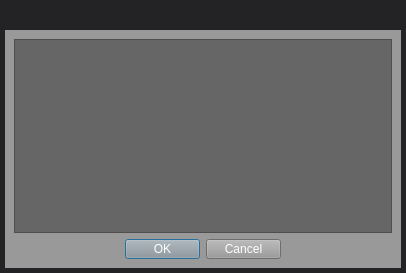
<?xml version="1.0" encoding="UTF-8"?>
<ui version="4.0">
 <class>VideoListUI</class>
 <widget class="QDialog" name="VideoListUI">
  <property name="geometry">
   <rect>
    <x>0</x>
    <y>0</y>
    <width>406</width>
    <height>273</height>
   </rect>
  </property>
  <property name="windowTitle">
   <string>ButelLive</string>
  </property>
  <property name="styleSheet">
   <string notr="true">background-color: rgba(35, 35, 37,255);
border-image: url(:/images/xxx_bg.png);</string>
  </property>
  <layout class="QGridLayout" name="gridLayout_2">
   <property name="leftMargin">
    <number>5</number>
   </property>
   <property name="topMargin">
    <number>0</number>
   </property>
   <property name="rightMargin">
    <number>5</number>
   </property>
   <property name="bottomMargin">
    <number>5</number>
   </property>
   <property name="spacing">
    <number>0</number>
   </property>
   <item row="1" column="0">
    <widget class="QWidget" name="widget" native="true">
     <property name="styleSheet">
      <string notr="true">background-color: rgb(153, 153, 153);</string>
     </property>
     <layout class="QGridLayout" name="gridLayout">
      <item row="0" column="0">
       <widget class="QListWidget" name="m_pLWPlayList">
        <property name="focusPolicy">
         <enum>Qt::NoFocus</enum>
        </property>
        <property name="styleSheet">
         <string notr="true">background-color: rgb(102, 102, 102);
color: rgb(255, 255, 255);</string>
        </property>
       </widget>
      </item>
      <item row="1" column="0">
       <layout class="QHBoxLayout" name="horizontalLayout">
        <item>
         <spacer name="horizontalSpacer">
          <property name="orientation">
           <enum>Qt::Horizontal</enum>
          </property>
          <property name="sizeHint" stdset="0">
           <size>
            <width>40</width>
            <height>20</height>
           </size>
          </property>
         </spacer>
        </item>
        <item>
         <widget class="QPushButton" name="m_pBtnOk">
          <property name="minimumSize">
           <size>
            <width>75</width>
            <height>20</height>
           </size>
          </property>
          <property name="maximumSize">
           <size>
            <width>75</width>
            <height>20</height>
           </size>
          </property>
          <property name="styleSheet">
           <string notr="true">color: rgb(255, 255, 255);
border-image: url(:/images/btn_back.png);</string>
          </property>
          <property name="text">
           <string>OK</string>
          </property>
         </widget>
        </item>
        <item>
         <widget class="QPushButton" name="m_pBtnCancel">
          <property name="minimumSize">
           <size>
            <width>75</width>
            <height>20</height>
           </size>
          </property>
          <property name="maximumSize">
           <size>
            <width>75</width>
            <height>20</height>
           </size>
          </property>
          <property name="styleSheet">
           <string notr="true">color: rgb(255, 255, 255);
border-image: url(:/images/btn_back.png);</string>
          </property>
          <property name="text">
           <string>Cancel</string>
          </property>
         </widget>
        </item>
        <item>
         <spacer name="horizontalSpacer_2">
          <property name="orientation">
           <enum>Qt::Horizontal</enum>
          </property>
          <property name="sizeHint" stdset="0">
           <size>
            <width>40</width>
            <height>20</height>
           </size>
          </property>
         </spacer>
        </item>
       </layout>
      </item>
     </layout>
    </widget>
   </item>
   <item row="0" column="0">
    <widget class="TitleBar" name="m_pTitleLbl" native="true">
     <property name="sizePolicy">
      <sizepolicy hsizetype="Preferred" vsizetype="Maximum">
       <horstretch>0</horstretch>
       <verstretch>0</verstretch>
      </sizepolicy>
     </property>
     <property name="minimumSize">
      <size>
       <width>0</width>
       <height>30</height>
      </size>
     </property>
     <property name="maximumSize">
      <size>
       <width>16777215</width>
       <height>30</height>
      </size>
     </property>
    </widget>
   </item>
  </layout>
 </widget>
 <customwidgets>
  <customwidget>
   <class>TitleBar</class>
   <extends>QWidget</extends>
   <header location="global">titlebar.h</header>
   <container>1</container>
  </customwidget>
 </customwidgets>
 <resources/>
 <connections/>
</ui>
